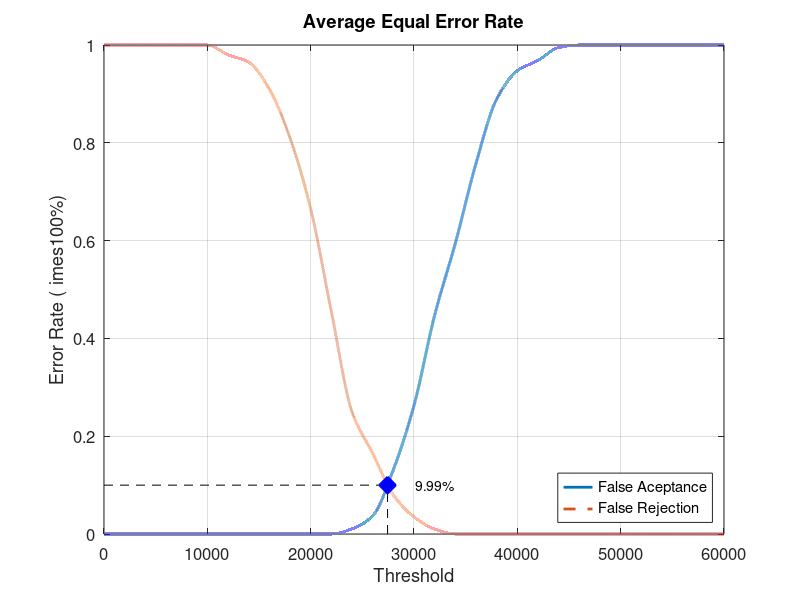
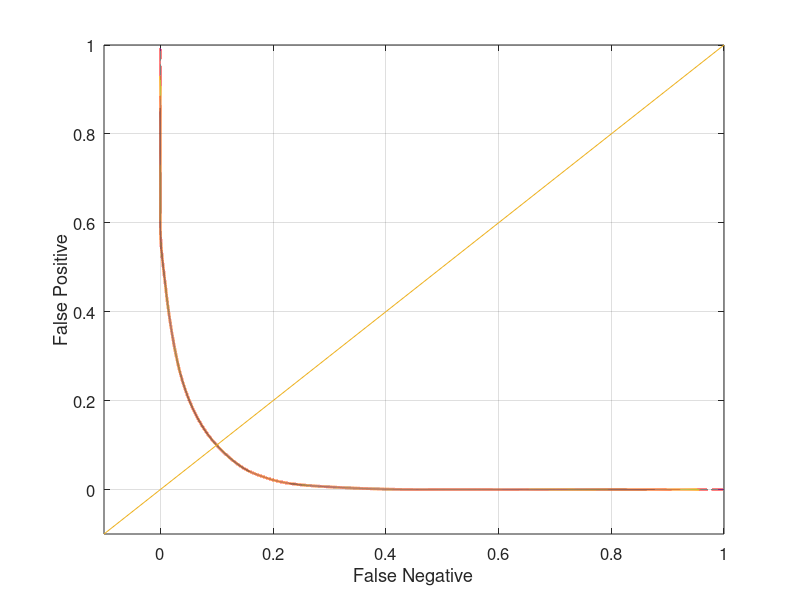

The MATLAB script that drew these images, in order:
close all;
clear;
clc;
x = 0:2000:60000;
xq = 0:0.5:60000;

y0 = [0 0 0 0 0 0 0 0 0 0 0 0 0.0105263 0.0368421 0.131579 0.263158 0.447368 0.594737 0.757895 0.889474 0.947368 0.968421 0.994737 1 1 1 1 1 1 1 1]
yy0 = interp1(x, y0, xq, 'pchip');
y1 = [1 1 1 1 1 1 0.98 0.965 0.91 0.81 0.665 0.455 0.25 0.165 0.08 0.035 0.01 0 0 0 0 0 0 0 0 0 0 0 0 0 0]
yy1 = interp1(x, y1, xq, 'pchip');

% Calculating EER: 
y2 = abs(y0 - y1);
find(y2 == min(y2))
yy2 = abs(yy0 - yy1);
xEER = find(yy2 == min(yy2));
xEERIndex = xq(xEER) % X-axis EER
yEER = yy0(xEER) % Y-axis EER

main = figure
plot(xq, yy0,'-','LineWidth', 2);	hold on
plot(xq, yy1,'--','LineWidth', 2);	hold on
plot([xEERIndex xEERIndex], [0 yEER], 'k--');	hold on
plot([0 xEERIndex], [yEER yEER], 'k--');	hold on
plot(xEERIndex, yEER, 'bx', 'LineWidth', 10);	hold on
text(xEERIndex + 10 * xEERIndex / 100, yEER, [num2str(round((10000 * yEER)) / 100) '%'])
legend('False Aceptance', 'False Rejection', 'Location', 'SouthEast')
xlabel('Threshold')
ylabel('Error Rate (	imes100%)')
title('Average Equal Error Rate')
set(gca, 'FontSize', 12)
axis([0 60000 0 1])
grid on

print(main, 'Database3_1Main', '-dpng');
FNRxFPR = figure('Color', [1 1 1]);
plot(yy1, yy0, '-', yy1, yy0, 'LineWidth', 2);
hold on
y = -0.1:0.1:1
plot(y, y); 
set(gca, 'FontSize', 12)
xlabel('False Negative')
ylabel('False Positive')
axis([-0.1 1 -0.1 1])
set(gca, 'FontSize', 12)
grid on

print(FNRxFPR, 'Database3_1FNRxFPR','-dpng');
